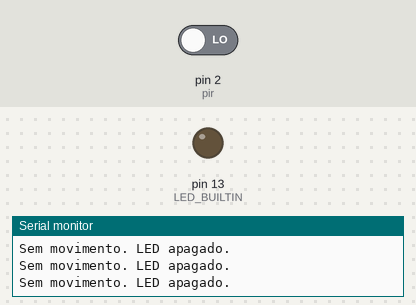
Bench run of a sketch on a simulated Arduino Uno, built with avr-gcc and run on an emulated ATmega328P. Shown: output pins drawn as LEDs (lit = HIGH), the last lines printed to the serial monitor. The test bench sets the inputs (shaded band); at power-on: pin 2 (pir) LOW.

Above: at 1.8 s.
1.9 s: pin 2 (pir) driven HIGH
At 2.3 s:
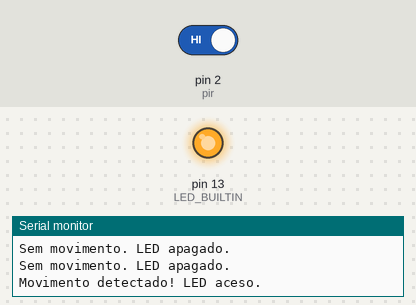
3.5 s: pin 2 (pir) driven LOW
At 4.7 s:
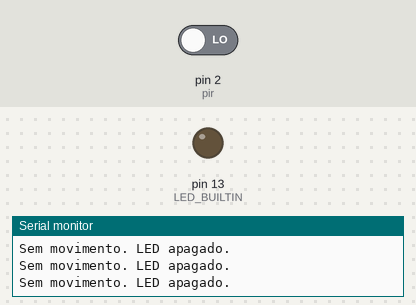
Timing chart, 0 to 6.5 s (numbered marks = the images above; inputs shaded):
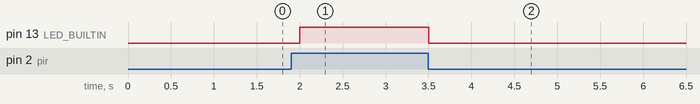

The sketch:

sketch_may29a.ino
```cpp
int pir = 2;
void setup() {
  // put your setup code here, to run once:
  pinMode(pir, INPUT);
  pinMode(LED_BUILTIN, OUTPUT);
  Serial.begin(9600);
}

void loop() {
  int estadoPir = digitalRead(pir);
  if (estadoPir == HIGH) {
    digitalWrite(LED_BUILTIN, HIGH);
    Serial.println("Movimento detectado! LED aceso.");
    delay(500);
  } else {
    digitalWrite(LED_BUILTIN, LOW);
    Serial.println("Sem movimento. LED apagado.");
    delay(500);
  }
}
```

Measured:
- after the input at 1.9 s, pin 13 (LED_BUILTIN): LOW → HIGH after 0.10 s
- after the input at 3.5 s, pin 13 (LED_BUILTIN): HIGH → LOW at once
